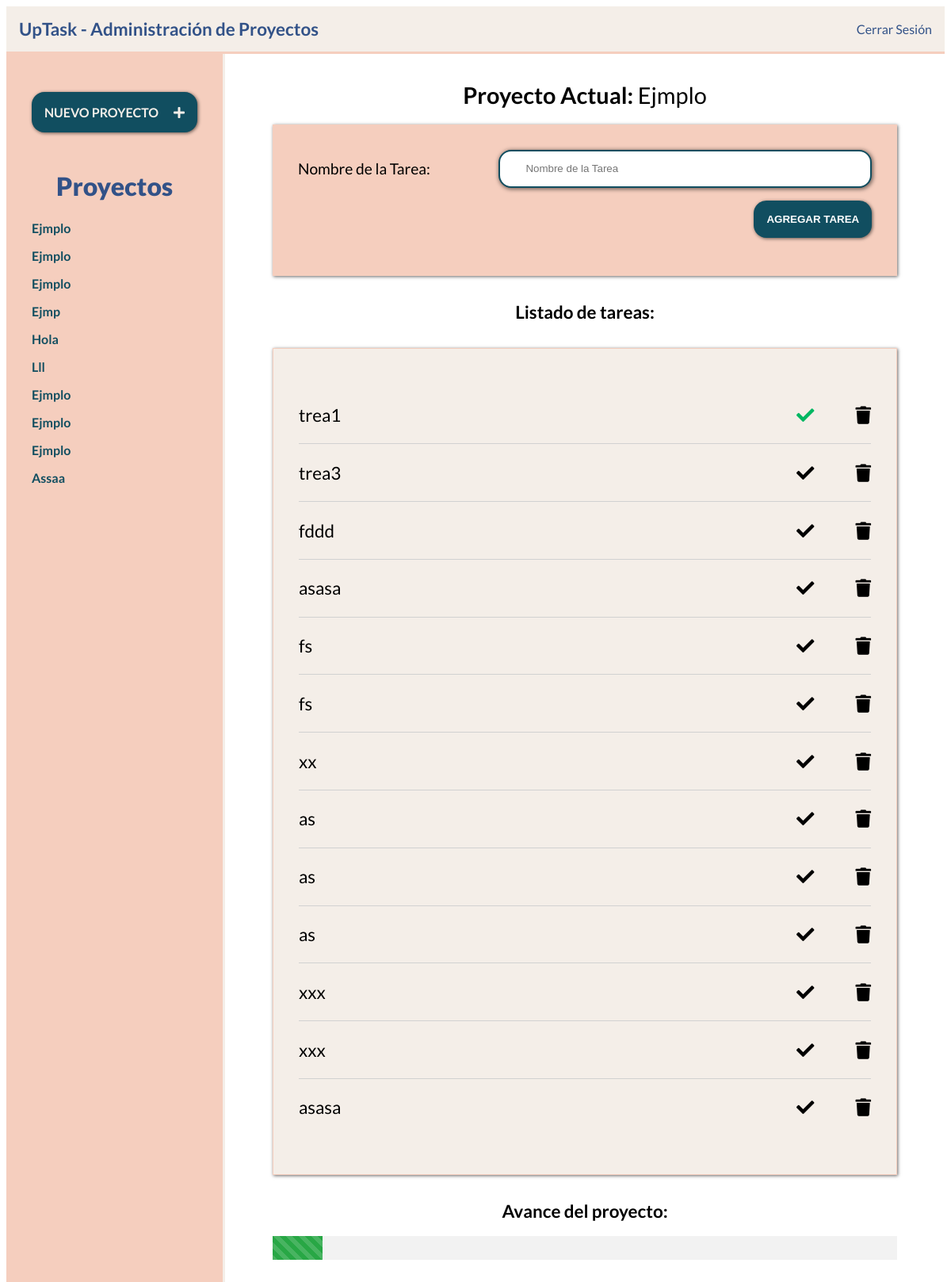
Page /index.php?id_proyecto=1 (signed in) on the committed database.
### tables this page shows
CREATE TABLE `proyectos` (
  `id` int NOT NULL AUTO_INCREMENT,
  `nombre` varchar(100) NOT NULL,
  PRIMARY KEY (`id`)
);

CREATE TABLE `tareas` (
  `id` int NOT NULL AUTO_INCREMENT,
  `nombre` varchar(100) NOT NULL,
  `estado` int NOT NULL DEFAULT '0',
  `id_proyecto` int NOT NULL,
  PRIMARY KEY (`id`),
  KEY `id_proyecto` (`id_proyecto`) /*!80000 INVISIBLE */,
  CONSTRAINT `tareas_ibfk_1` FOREIGN KEY (`id_proyecto`) REFERENCES `proyectos` (`id`) ON DELETE RESTRICT ON UPDATE RESTRICT
);

### inc/funciones/funciones.php (called while the page is built)
<?php
function obtenerPaginaActual()
{
    $archivo = basename($_SERVER['PHP_SELF']);
    $pagina = str_replace(".php", "", $archivo);
    return $pagina;
}
function obtenerProyectos()
{
    include 'conexion.php';
    try {
        return $conn->query("SELECT id,nombre FROM proyectos");
    } catch (Exception $th) {
        echo "Error: " . $th->getMessage();
        return false;
    }
}
function obtenerNombreProyecto($id = null)
{
    include 'conexion.php';
    try {
        return $conn->query("SELECT nombre FROM proyectos WHERE id={$id}");
    } catch (Exception $th) {
        echo "Error: " . $th->getMessage();
        return false;
    }
}
function obtenerTareasProyecto($id = null)
{
    include 'conexion.php';
    try {
        return $conn->query("SELECT id, nombre, estado FROM tareas WHERE id_proyecto={$id}");
    } catch (Exception $th) {
        echo "Error: " . $th->getMessage();
        return false;
    }
}

### index.php (the view, shortened to what this page needs)
<?php
include 'inc/funciones/funciones.php';
include 'inc/templates/header.php';
include 'inc/templates/barra.php';
$id_proyecto = '';
if (isset($_GET['id_proyecto'])) {
    $id_proyecto = $_GET['id_proyecto'];
}
?>
<div class="contenedor">
    <?php include 'inc/templates/sidebar.php'; ?>
    <main class="contenido-principal">
        <?php
        $proyecto = obtenerNombreProyecto($id_proyecto);
        if ($proyecto) : ?>
            <h1>Proyecto Actual:
                <?php foreach ($proyecto as $nombre) : ?>
                    <span><?php echo $nombre['nombre']; ?></span>
                <?php endforeach; ?>
            </h1>
            <form action="#" class="agregar-tarea">
                <div class="campo">
                    <label for="tarea">Nombre de la Tarea:</label>
                    <input type="text" placeholder="Nombre de la Tarea" class="nombre-tarea">
                </div>
                <div class="campo enviar">
                    <input type="submit" class="boton nueva-tarea" value="Agregar Tarea">
                </div>
            </form>
        <?php
        else :
            echo '<h1>Selecciona un proyecto</h1>';
        endif;
        ?>
        <h2>Listado de tareas:</h2>
        <div class="listado-pendientes">
            <ul>
                <?php
                $tareas = obtenerTareasProyecto($id_proyecto);
                if ($tareas->num_rows > 0) {
                    foreach ($tareas as $tarea) : ?>
                        <li id="tarea:<?php echo $tarea['id'] ?>" class="tarea">
                            <p><?php echo $tarea['nombre'] ?></p>
                            <div class="acciones">
                                <i class="fas fa-check <?php echo ($tarea['estado'] === '1' ? 'completo' : '') ?>"></i>
                                <i class="fas fa-trash"></i>
                            </div>
                        </li>
                <?php endforeach;
                } else {
                    echo "<p class='lista-vacia'>No hay tareas en este proyecto</p>";
                }
                ?>
            </ul>
        </div>
        <div class="avance">
            <h2>Avance del proyecto:</h2>
            <div id="barra-avance" class="barra-avance">
                <div id="porcentaje" class="porcentaje"></div>
            </div>
        </div>
    </main>
</div>
<?php
include 'inc/templates/footer.php';
?>

### inc/templates/header.php (shortened to what this page needs)
<!DOCTYPE html>
<html lang="en">
<head>
    <link rel="stylesheet" href="css/fontawesome-all.min.css">
    <link rel="stylesheet" href="https://necolas.github.io/normalize.css/8.0.0/normalize.css">
    <link rel="stylesheet" href="css/sweetalert2.min.css">
    <link rel="stylesheet" href="css/style.css">
</head>
<body class="<?php echo obtenerPaginaActual(); ?>">

### inc/templates/barra.php
<div class="barra">
    <h1>UpTask - Administración de Proyectos</h1>
    <a href="login.php?cerrar_sesion=true">Cerrar Sesión</a>
</div>

### inc/templates/sidebar.php
<aside class="contenedor-proyectos">
    <div class="panel crear-proyecto">
        <a href="#" class="boton">Nuevo Proyecto <i class="fas fa-plus"></i> </a>
    </div>
    <div class="panel lista-proyectos">
        <h2>Proyectos</h2>
        <ul id="proyectos">
            <?php
               $proyectos = obtenerProyectos();
               if ($proyectos) {
                   foreach ($proyectos as $proyecto) { ?>
                    <li>
                        <a href="index.php?id_proyecto=<?php echo $proyecto['id'] ?>" id="proyecto:<?php echo $proyecto['id'] ?>">
                            <?php echo $proyecto['nombre'] ?>
                        </a>
                    </li>
            <?php }
               }
               ?>
        </ul>
    </div>
</aside>

### inc/templates/footer.php (shortened to what this page needs)
</body>
</html>

### css/style.css (style rules this page uses)
:root { --primario: #325288; --secundario: #f4eee8; --primario-oscuro: #114e60; --secundario-oscuro: #f5cebe; }
html { box-sizing: border-box; height: 100%; }
*, *:before, *:after { box-sizing: inherit; }
body { font-family: 'Lato', sans-serif; min-height: 100%; }
.campo { display: flex; margin-bottom: 1rem; align-items: center; color: var(--primario-oscuro); }
.campo label { flex: 0 0 35%; text-align: left; font-size: 1.2rem; padding-right: 1rem; color: #000; }
.campo input[type="text"], .campo input[type="password"] { height: 3rem; border: 0; border: 2px solid var(--primario-oscuro); border-radius: 1rem; padding-left: 2rem; outline: none; flex: 0 0 65%; box-shadow: 1px 1px 5px 1px rgba(0, 0, 0, 0.5); }
.enviar { justify-content: flex-end; }
.boton { background-color: var(--primario-oscuro); text-align: center; transition: background-color .5s ease-in-out; display: block; padding: 1rem; text-transform: uppercase; font-weight: 400; border: none; color: #fff; font-weight: 900; border-radius: 1rem; box-shadow: 1px 1px 4px 0px rgba(0, 0, 0, 0.6); }
body.index { height: 100vh; }
.barra { background-color: var(--secundario); padding: 1rem; height: 60px; display: flex; justify-content: space-between; align-items: center; border-bottom: 3px solid var(--secundario-oscuro); }
.barra h1 { color: var(--primario); margin: 0; font-size: 1.4rem; }
.barra a { color: var(--primario); text-decoration: none; }
.contenedor-proyectos { min-height: 100vh; max-width: 300px; background-color: var(--secundario-oscuro); padding-top: 1rem; border-right: 3px solid var(--secundario); }
.panel { padding: 1rem; margin: 1rem; }
.panel a { color: var(--primario-oscuro); font-weight: bold; text-decoration: none; }
.panel h2 { color: var(--primario); font-weight: 900; text-align: center; font-size: 2rem; margin: 0; }
.crear-proyecto i { margin-left: 1rem; }
.crear-proyecto a { color: var(--secundario); }
.lista-proyectos ul { list-style: none; padding: 1.5rem 0 0 0; margin: 0; }
.lista-proyectos ul li { margin-bottom: 1rem; }
.lista-proyectos ul li a { font-weight: 700; font-size: 1rem; text-transform: capitalize; }
.contenedor { display: flex; height: calc( 100% - 60px); }
.contenido-principal { flex: 1; padding: 1rem; overflow: scroll; }
.contenido-principal h1, .contenido-principal h2 { text-align: center; }
.contenido-principal h1 { font-size: 1.8rem; }
.contenido-principal h2 { font-size: 1.4rem; margin-top: 2rem; }
.contenido-principal h1 span { font-weight: 400; }
.agregar-tarea { max-width: 800px; width: 90%; background-color: var(--secundario-oscuro); margin: 0 auto; padding: 2rem; color: white; transition: background-color .5s ease-in-out; box-shadow: 1px 1px 4px 0px rgba(0, 0, 0, 0.6); }
.listado-pendientes { background-color: var(--secundario); max-width: 800px; width: 90%; margin: 2rem auto 0 auto; padding: 2rem; border: 1px solid var(--secundario-oscuro); box-shadow: 1px 1px 4px 0px rgba(0, 0, 0, 0.6); }
.listado-pendientes ul { padding: 0; list-style: none; }
.listado-pendientes ul li { display: flex; align-items: center; justify-content: space-between; font-size: 1.4rem; border-bottom: 1px solid #d1d1d1; }
.listado-pendientes ul li:last-of-type { border-bottom: none; }
.listado-pendientes ul li i { cursor: pointer; }
.acciones i:last-child { margin-left: 3rem; }
.completo { color: #00B762; }
.barra-avance { height: 30px; width: 90%; margin: 0 auto; max-width: 800px; background-color: #f2f2f2; }
.porcentaje { width: 0%; height: 100%; background-color: #28a745; background-image: linear-gradient( 45deg, rgba(255, 255, 255, .15) 25%, transparent 25%, transparent 50%, rgba(255, 255, 255, .15) 50%, rgba(255, 255, 255, .15) 75%, transparent 75%, transparent); background-size: 1rem 1rem; transition: width .5s ease-in-out; }

### rows in the picture
proyectos: nombre "Ejmplo"
proyectos: nombre "Ejmplo"
proyectos: nombre "Ejmplo"
proyectos: nombre "Ejmp"
proyectos: nombre "Hola"
proyectos: nombre "Lll"
proyectos: nombre "Ejmplo"
proyectos: nombre "Ejmplo"
proyectos: nombre "Ejmplo"
proyectos: nombre "Assaa"
tareas: nombre "trea1", estado 1 (drawn)
tareas: nombre "trea3", estado 0 (drawn)
tareas: nombre "fddd", estado 0 (drawn)
tareas: nombre "asasa", estado 0 (drawn)
tareas: nombre "fs", estado 0 (drawn)
tareas: nombre "fs", estado 0 (drawn)
tareas: nombre "xx", estado 0 (drawn)
tareas: nombre "as", estado 0 (drawn)
tareas: nombre "as", estado 0 (drawn)
tareas: nombre "as", estado 0 (drawn)
tareas: nombre "xxx", estado 0 (drawn)
tareas: nombre "xxx", estado 0 (drawn)
tareas: nombre "asasa", estado 0 (drawn)
